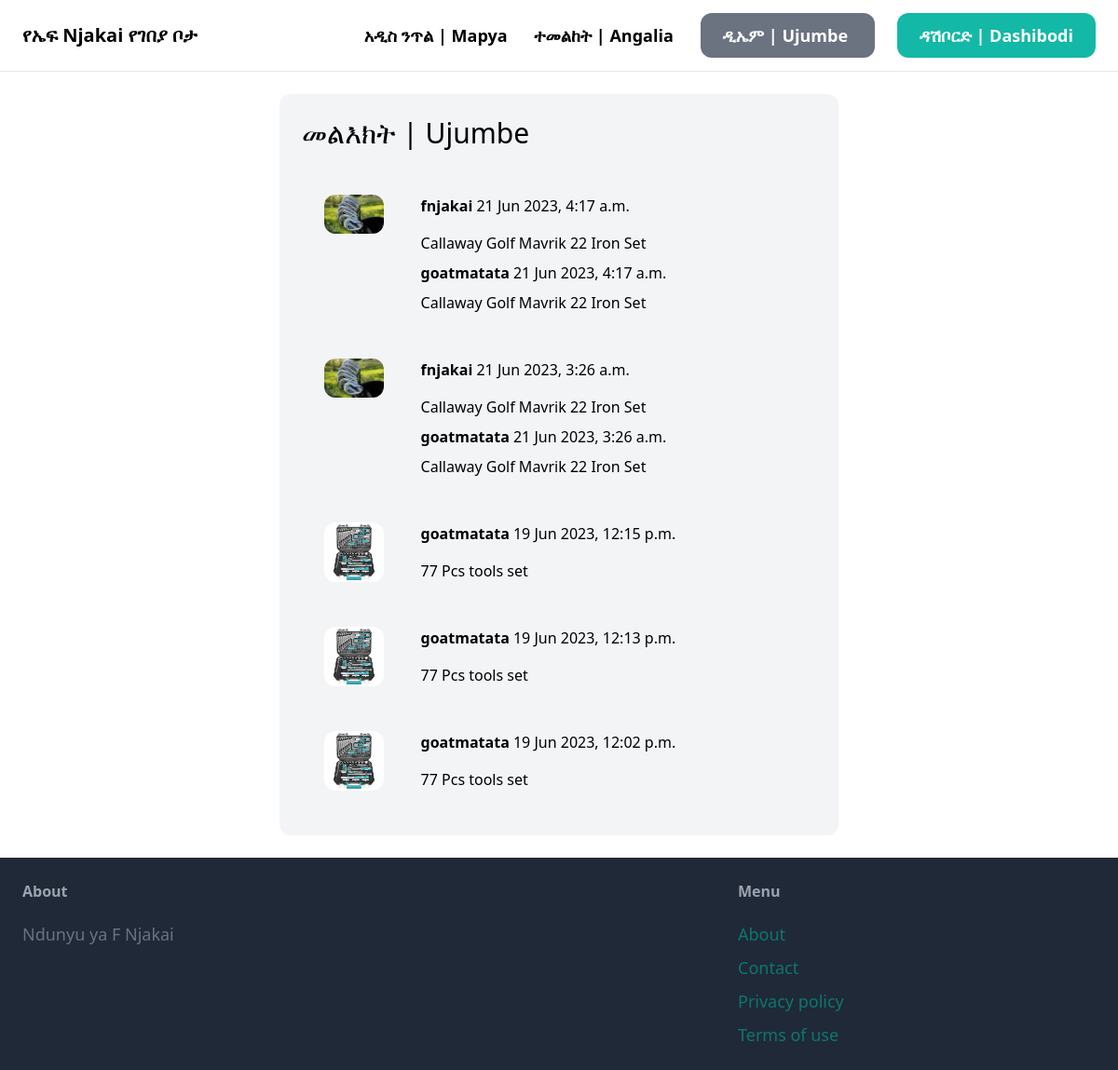
Before: /conversation/ (signed in) with the older database file.
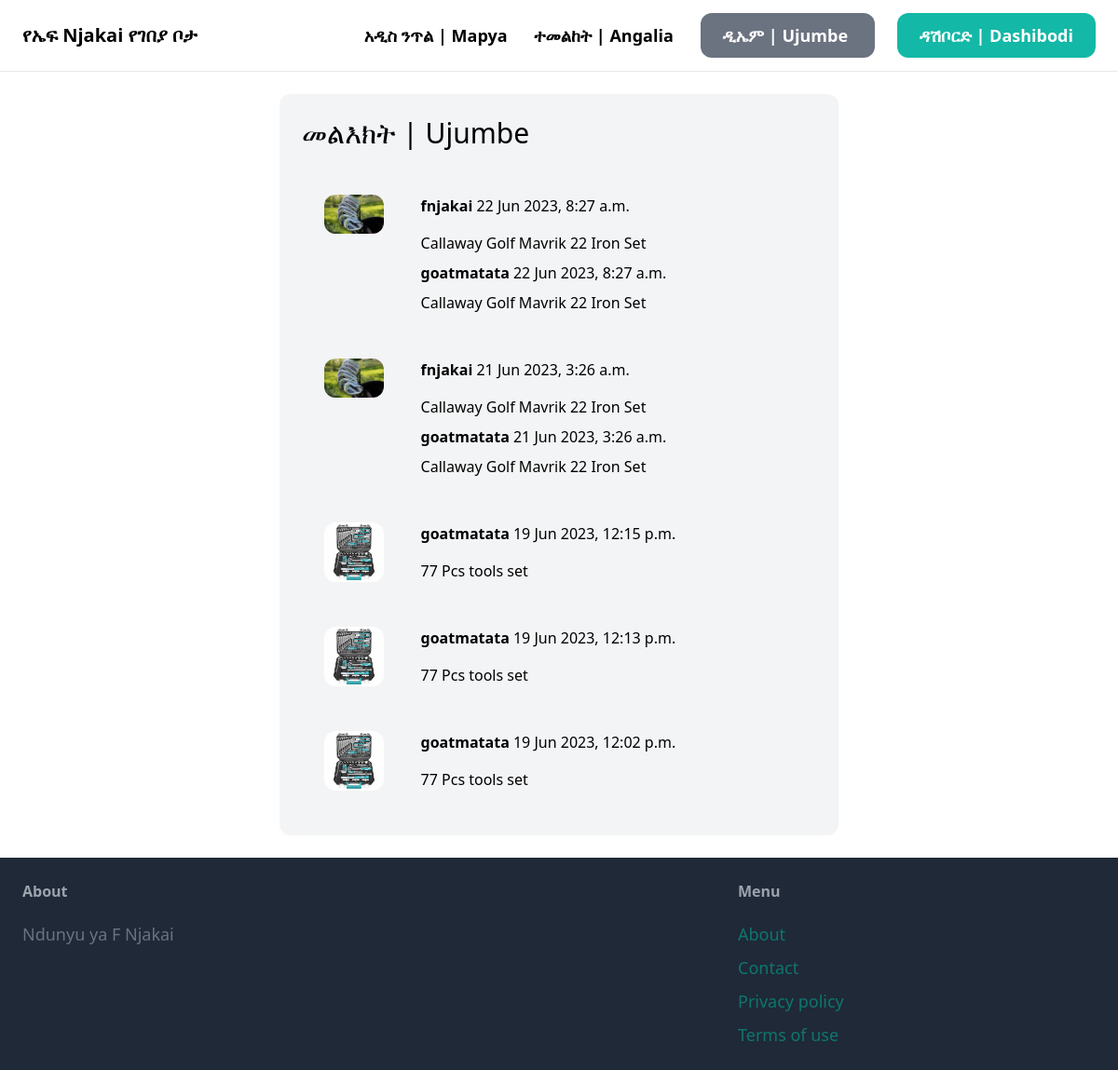
After: the same page with the newer database file.
### conversation_app/models.py (models this page shows, shortened)
class Conversation(models.Model):
    item = models.ForeignKey(Item, related_name='conversations', on_delete=models.CASCADE)
    members = models.ManyToManyField(User, related_name='conversations')
    created_at = models.DateTimeField(auto_now_add=True)
    modified_at = models.DateTimeField(auto_now=True)
    class Meta:
        ordering = ('-modified_at',)
        verbose_name = 'Conversation'
        verbose_name_plural = 'Conversations'

### item_app/models.py (models this page shows, shortened)
class Item(models.Model):
    category = models.ForeignKey(Category, related_name='items', on_delete=models.CASCADE)
    name = models.CharField(max_length=255)
    description = models.TextField(blank=True, null=True)
    price = models.FloatField()
    image = models.ImageField(upload_to='item_images', null=True, blank=True)
    is_sold = models.BooleanField(default=False)
    created_by = models.ForeignKey(User, related_name='items', on_delete=models.CASCADE)
    created_at = models.DateTimeField(auto_now_add=True)
    class Meta:
        verbose_name_plural = 'Items'
        verbose_name = 'Item'
        ordering = ('name',)

### conversation_app/views.py (the view)
# urls.py: path('', views.inbox, name='inbox'),
@login_required
def inbox(req):
    conversations = Conversation.objects.filter(members__in=[req.user.id])
    return render(request=req, template_name='conversations/inbox.html', context={
        'conversations' : conversations,
    })

### conversation_app/templates/conversations/inbox.html (shortened to what this page needs)
{% extends 'main/base.html' %}
{% block content %}
<div class="w-1/2 my-6 mx-auto p-6 bg-gray-100 rounded-xl">
<h1 class="mb-6 text-3xl">መልእክት | Ujumbe</h1>
<div class="space-y-6">
   {% for conversation in conversations %}
    <a href="{% url 'conversation_app:detail' conversation.id %}">
        <div class="p-6 flex bg-gray-100 rounded-xl">
            <div class="pr-6">
                <img src="{{conversation.item.image.url}}" alt="" class="w-20 rounded-xl"/>
            </div>
            <div class="ml-4 w-full space-y-2">
                {% for member  in conversation.members.all %}
                    {% if member != req.user %}
                        <p class="mb-4">
                            <strong>{{member.username}}</strong>  {{conversation.modified_at}}
                        </p>
                        <p>{{conversation.item.name}}</p>
                    {% endif %}
                {% endfor %}
            </div>
        </div>
    </a>
   {% endfor %}
</div>
</div>
{% endblock %}

Changed rows visible on the page:
changed Conversation: modified_at "21 Jun 2023, 4:17 a.m." → "22 Jun 2023, 8:27 a.m."
